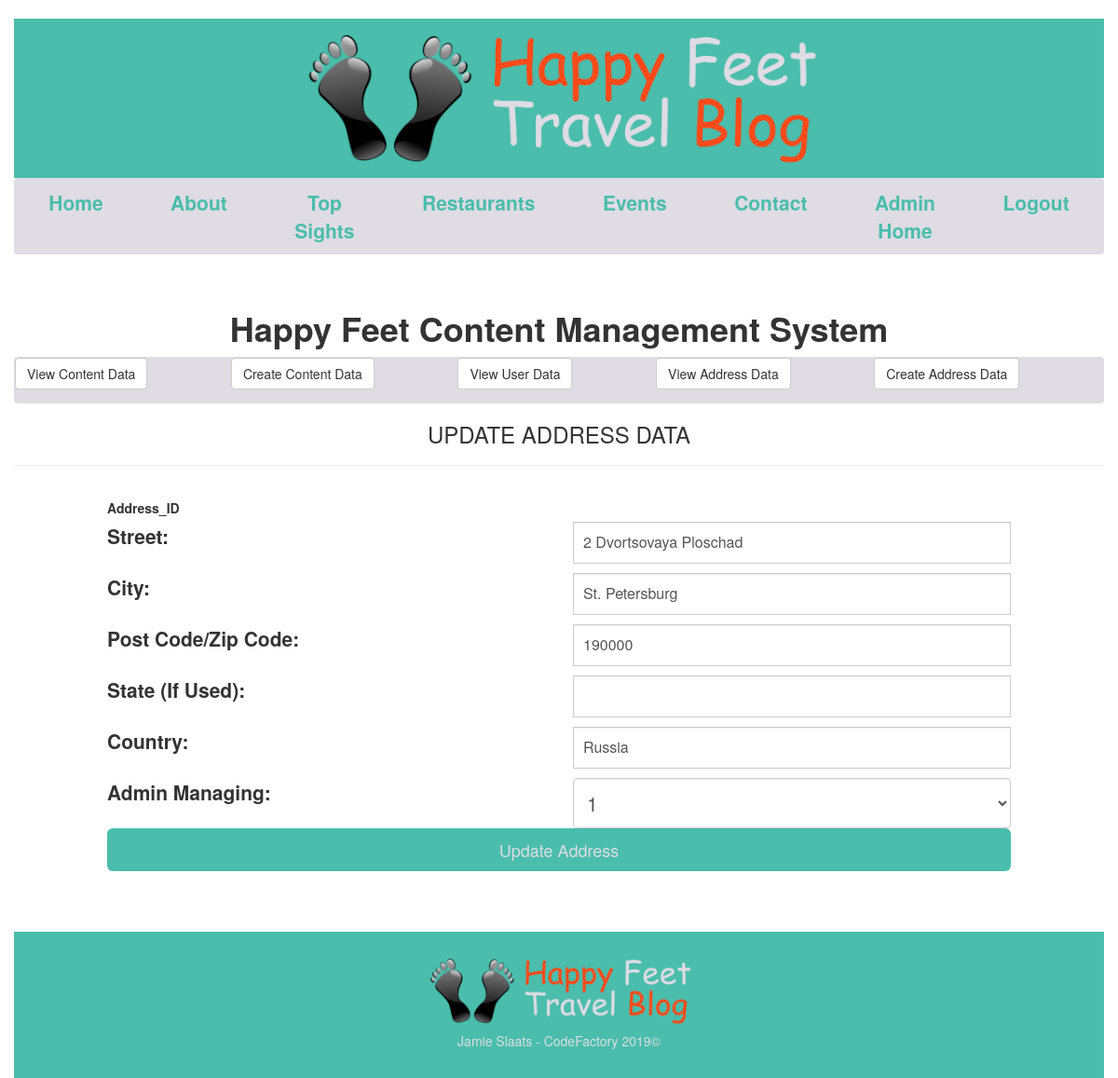
The app's page /actions/editaddress.php?Address_ID=2 with its own data.
### tables this page shows
CREATE TABLE `addressdata` (
  `Address_ID` int(11) NOT NULL,
  `Street` varchar(255) DEFAULT NULL,
  `City` varchar(255) DEFAULT NULL,
  `Postcode` int(11) DEFAULT NULL,
  `State` varchar(255) DEFAULT NULL,
  `Country` varchar(255) DEFAULT NULL,
  `Created` timestamp NOT NULL DEFAULT CURRENT_TIMESTAMP,
  `Modified` timestamp NOT NULL DEFAULT CURRENT_TIMESTAMP ON UPDATE CURRENT_TIMESTAMP,
  `fk_User_ID` int(11) DEFAULT NULL
);

### actions/editaddress.php (the view, shortened to what this page needs)
<!DOCTYPE html5>
<html>
<head>
    <link rel="stylesheet" href="https://maxcdn.bootstrapcdn.com/bootstrap/3.3.7/css/bootstrap.min.css">
    <link href="https://getbootstrap.com/docs/3.3/examples/carousel/carousel.css" rel="stylesheet">
    <link rel="stylesheet" href="../css/homepage.css">
    <link rel="stylesheet" href="https://use.fontawesome.com/releases/v5.7.2/css/all.css">
</head>
<body>
    <div class="container-fluid">
        <header id="header">
            <div class="header">
                <img class="center-block" src="../IMG/happyfeetlogo.png">
            </div>
        </header>
        <nav class="navbar navcolour navbar-justify">
            <ul class="nav nav-pills nav-justified" id="navstyling">
                <li class="nav-item"><a href="home.php" title="Home">Home</a></li>
                <li class="nav-item"><a href="#about" title="About">About</a></li>
                <li class="nav-item"><a href="#sights" title="TopSights">Top Sights</a></li>
                <li class="nav-item"><a href="restaurant.php" title="Restaurants">Restaurants</a></li>
                <li class="nav-item"><a href="event.php" title="Events">Events</a></li>
                <li class="nav-item"><a href="#contact" title="Contact">Contact</a></li>
                <li class="nav-item"><a href="./adminpanel.php" title="AdminHome">Admin Home</a></li>
                <li class="nav-item"><a href="#logout" title="logout">Logout</a></li>
            </ul>
        </nav>
        <br>
        <main class="">
            <div class="contentmanagement">
                <div>
                   <h1 class="card-title"><strong>
                    <center>Happy Feet Content Management System</center>
                </strong></h1>
            </div>
            <div>
                <nav class="navbar navcolour navbar-justify">
                    <ul class="nav nav-pills nav-justified" id="navstyling">
                        <li class="nav-item"><button class="btn btn-default" type="submit" name="Content_ID" onclick="viewContent()">View Content Data</button></li>
                        <li class="nav-item"><button class="btn btn-default" type="submit" name="" onclick="createContent()">Create Content Data</button></li>
                        <li class="nav-item"><button class="btn btn-default" type="submit" name="" onclick="viewUser()">View User Data</button></li>
                        <li class="nav-item"><button class="btn btn-default" type="submit" name="" onclick="viewAddress()">View Address Data</button></li>
                        <li class="nav-item"><button class="btn btn-default" type="submit" name="" onclick="createAddress()">Create Address Data</button></li>
                    </ul>
                </nav>
            </div>
            <?php
            require_once 'db_connect.php';
            if($_GET['Address_ID']) {
               $addressid = $_GET['Address_ID'];
               $sql = "SELECT * FROM addressdata WHERE Address_ID = {$addressid}";
        $result = $connect->query($sql);
        $addupdate = $result->fetch_assoc();
    }
    ?>
    <div class="updatesections">
    	<div >
    		<h3>UPDATE ADDRESS DATA</h3>
    	</div>
    	<hr>
    	<form class="createupdateeditingforms" id="updateaddressinfo" method="POST">
           <div class="row">
             <div class="col-lg-6 col-md-6 col-sm-6 col-xs-12">
                <label type="hidden">Address_ID</label>
            </div>
            <div class="col-lg-6 col-md-6 col-sm-6 col-xs-12">
            </div>
        </div>
        <div class="row">
         <div class="col-lg-6 col-md-6 col-sm-6 col-xs-12">
            <label id="labellettering">Street: </label>
        </div>
        <div class="col-lg-6 col-md-6 col-sm-6 col-xs-12">
            <input class="form-control" type="text" name="Street" value="<?php echo $addupdate["Street"] ?>">
        </div>
    </div>
    <div class="row">
     <div class="col-lg-6 col-md-6 col-sm-6 col-xs-12">
        <label id="labellettering">City: </label>
    </div>
    <div class="col-lg-6 col-md-6 col-sm-6 col-xs-12">
        <input class="form-control" type="text" name="City" value="<?php echo $addupdate["City"] ?>">
    </div>
</div>
<div class="row">
 <div class="col-lg-6 col-md-6 col-sm-6 col-xs-12">
    <label id="labellettering">Post Code/Zip Code: </label>
</div>
<div class="col-lg-6 col-md-6 col-sm-6 col-xs-12">
    <input class="form-control" type="text" name="Postcode" value="<?php echo $addupdate["Postcode"] ?>">
</div>
</div>
<div class="row">
 <div class="col-lg-6 col-md-6 col-sm-6 col-xs-12">
    <label  id="labellettering">State (If Used): </label>
</div>
<div class="col-lg-6 col-md-6 col-sm-6 col-xs-12">
    <input class="form-control" type="text" name="State" value="<?php echo $addupdate["State"] ?>">
</div>
</div>
<div class="row">
 <div class="col-lg-6 col-md-6 col-sm-6 col-xs-12">
    <label id="labellettering">Country: </label>
</div>
<div class="col-lg-6 col-md-6 col-sm-6 col-xs-12">
    <input class="form-control" type="text" name="Country" value="<?php echo $addupdate["Country"] ?>">
</div>
</div>
<div class="row">
    <div class="col-lg-6 col-md-6 col-sm-6 col-xs-12">
        <label id="labellettering">Admin Managing: </label>
    </div>
    <div class="col-lg-6 col-md-6 col-sm-6 col-xs-12">
        <select class="form-control" id="labellettering" name="fk_User_ID">
            <option><?php echo $addupdate['fk_User_ID'] ?></option>
        </select>
    </div>
</div>
<div class="row">
 <div  id="labellettering" class="col-lg-12 col-md-12 col-sm-12 col-xs-12">
    <button  id="submitbtns" class="btn btn-lg btn-block" type="submit">Update Address</button>
</div>
</div>
</form>
</div>
</main>
<footer id="footer">
    <div>
        <img class="center-block" src="../IMG/happyfeetlogo.png" alt="HappyFeetTravelBlog" width="300">
    </div>
    <div class="copyright text-center">
        <p>Jamie Slaats - CodeFactory 2019&#169;</p>
    </div>
</footer>
</div>
</body>
</html>

### CSS/homepage.css (style rules this page uses)
body { margin: 20px 0px 0px 0px; }
.header img { width: 50%; }
.header { background-color: #4ABDAC; }
.navcolour { background-color: #DFDCE3; }
.navcolour li a { color: #4ABDAC; font-size: 1.5em; font-weight: bold; }
p, h3 { padding: 0px 5px 0px 5px; }
.createupdateeditingforms { max-width: 1000px; padding: 15px; margin: 0 auto; }
.createupdateeditingforms .form-control { position: relative; height: auto; -webkit-box-sizing: border-box; -moz-box-sizing: border-box; box-sizing: border-box; padding: 10px; font-size: 16px; }
.createupdateeditingforms input { margin-bottom: -1px; border-bottom-right-radius: 0; border-bottom-left-radius: 0; }
.createupdateeditingforms input { margin-bottom: 10px; border-top-left-radius: 0; border-top-right-radius: 0; }
#submitbtns { color: #DFDCE3; background-color: #4ABDAC; align-content: center; }
#labellettering { font-size: 1.5em; vertical-align: middle; }
.updatesections h3 { text-align: center; }
#footer { background-color: #4ABDAC ; color: #DFDCE3 ; margin: 50px 0px 0px 0px; padding: 20px 0px 20px 0px; }

### records on screen
addressdata: Street "2 Dvortsovaya Ploschad", City "St. Petersburg", Postcode "190000", Country "Russia", fk_User_ID "1"
